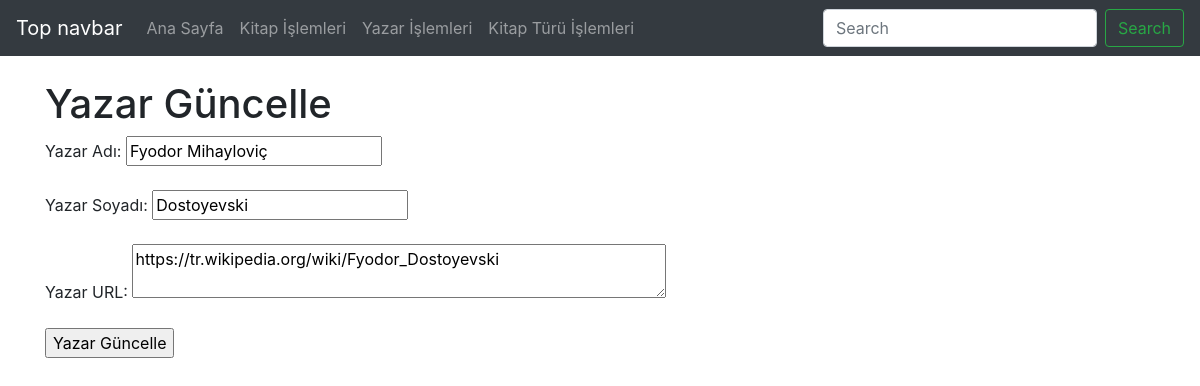
/alpertemiz_final/guncellenecek.php?yazarKayitNo=1, run on the app's committed database.
### tables this page shows
CREATE TABLE `yazar` (
  `yazarKayitNo` smallint(11) NOT NULL COMMENT 'yazar numara bilgisi',
  `yazarKayitTarih` timestamp NOT NULL DEFAULT CURRENT_TIMESTAMP COMMENT 'yazar kayıt bilgisi',
  `yazarAdi` varchar(50) NOT NULL COMMENT 'yazar adı bilgisi',
  `yazarSoyadi` varchar(50) NOT NULL COMMENT 'yazar soyadı bilgisi',
  `yazarURL` varchar(200) NOT NULL COMMENT 'yazar URL'
);

### alpertemiz_final/guncellenecek.php (the view, shortened to what this page needs)
<?php
    require_once("baglanti.php");
    $guncellenecek = mysqli_real_escape_string($baglanti, $_GET["yazarKayitNo"]);
    $sorgu = mysqli_query($baglanti, "SELECT * FROM yazar WHERE yazarKayitNo = $guncellenecek");
    $satir = mysqli_fetch_assoc($sorgu)
?>
<!DOCTYPE html>
<html lang="tr"><head><meta http-equiv="Content-Type" content="text/html; charset=UTF-8">
<link href="bootstrap.min.css" rel="stylesheet">
    <link href="./katalog_files/navbar-top.css" rel="stylesheet">
  </head>
  <body>
    <nav class="navbar navbar-expand-md navbar-dark bg-dark mb-4">
  <a class="navbar-brand" href="https://getbootstrap.com/docs/4.4/examples/navbar-static/#">Top navbar</a>
  <div class="collapse navbar-collapse" id="navbarCollapse">
    <ul class="navbar-nav mr-auto">
      <li class="nav-item">
        <a class="nav-link" href="index.php">Ana Sayfa </a>
      </li>
      <li class="nav-item">
        <a class="nav-link" href="kitap.php">Kitap İşlemleri</a>
      </li>
      <li class="nav-item">
        <a class="nav-link" href="yazar.php">Yazar İşlemleri</a>
      </li>
      <li class="nav-item">
        <a class="nav-link" href="kitaptur.php">Kitap Türü İşlemleri</a>
      </li>
    </ul>
    <form class="form-inline mt-2 mt-md-0">
      <input class="form-control mr-sm-2" type="text" placeholder="Search" aria-label="Search">
      <button class="btn btn-outline-success my-2 my-sm-0" type="submit">Search</button>
    </form>
  </div>
</nav>
<main role="main" class="container">
<h1>Yazar Güncelle</h1>
<form action="yazar_guncellendi.php" method="post">
    Yazar Adı: <input type="text" name="yazarAdi" value="<?php echo $satir["yazarAdi"] ;?>"><br><br>
    Yazar Soyadı: <input type="text" name="yazarSoyadi" value="<?php echo $satir["yazarSoyadi"] ;?>"><br><br>
    Yazar URL: <textarea name="yazarURL" rows="2" cols="50"><?php echo $satir["yazarURL"]?></textarea><br><br>
    <input type="submit" value="Yazar Güncelle">
</form>
</main>
</body></html>

### alpertemiz_final/navbar-top.css (style rules this page uses)
body { min-height: 75rem; }

### data on the page
yazar: yazarAdi "Fyodor Mihayloviç", yazarSoyadi "Dostoyevski", yazarURL "https://tr.wikipedia.org/wiki/Fyodor_Dostoyevski"
